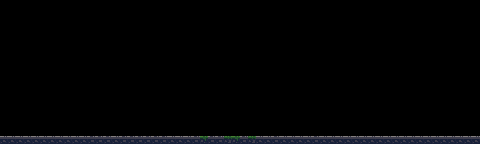

A 2D game scene composited from a Tiled map and its tileset images. What follows is a short description and the map's XML, with each tile layer's data collapsed to a summary:
An orthogonal 60x18 tile map with 8x8 px tiles, 4 tile layers (Rear, Base, Front, Positioning).

<map version="1.4" tiledversion="1.4.2" orientation="orthogonal" renderorder="right-down" width="60" height="18" tilewidth="8" tileheight="8" infinite="0" nextlayerid="6" nextobjectid="1">
 <editorsettings>
  <export target="../src/assets/map-about.json" format="json" />
 </editorsettings>
 <tileset firstgid="1" name="base_tiles" tilewidth="8" tileheight="8" tilecount="96" columns="8" objectalignment="topleft">
  <image source="../src/assets/environment_tiles.png" width="64" height="96" />
  <tile id="68">
   <properties>
    <property name="leftStart" type="int" value="0" />
   </properties>
  </tile>
  <tile id="90">
   <properties>
    <property name="rightStart" type="int" value="1" />
   </properties>
  </tile>
 </tileset>
 <layer id="3" name="Rear" width="60" height="18">
  <data>[1080 cells, 1080 non-empty, 1 distinct tile ids]</data>
 </layer>
 <layer id="1" name="Base" width="60" height="18">
  <data>[1080 cells, 60 non-empty, 4 distinct tile ids]</data>
 </layer>
 <layer id="2" name="Front" width="60" height="18">
  <data>[1080 cells, 10 non-empty, 5 distinct tile ids]</data>
 </layer>
 <layer id="5" name="Positioning" width="60" height="18">
  <data>[1080 cells, 2 non-empty, 2 distinct tile ids]</data>
 </layer>
</map>
